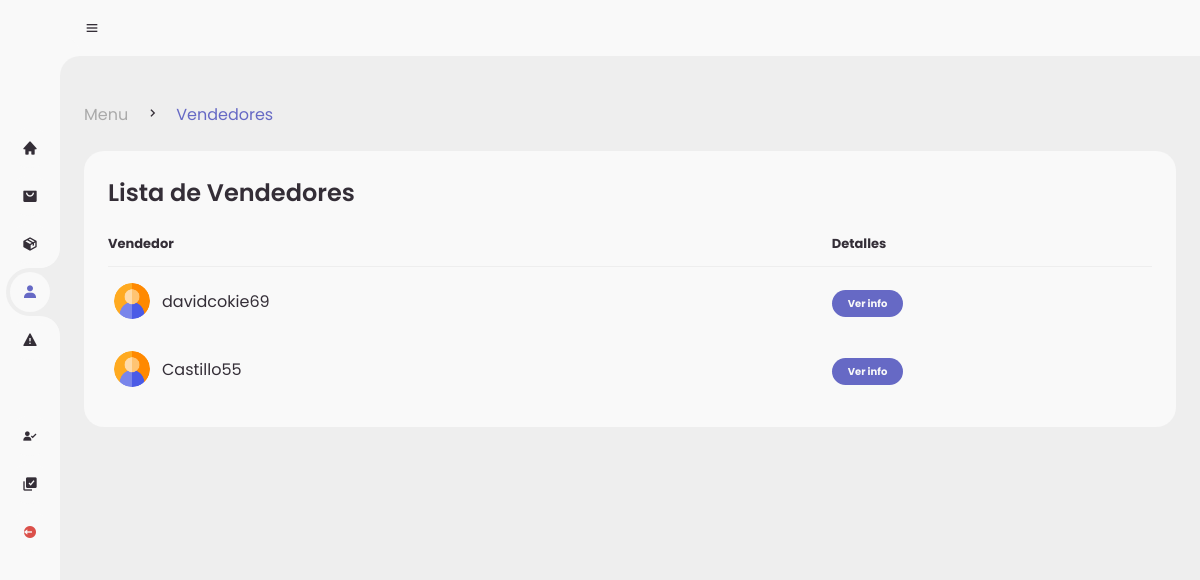
The page /admin/sellers.php on the database as committed earlier.
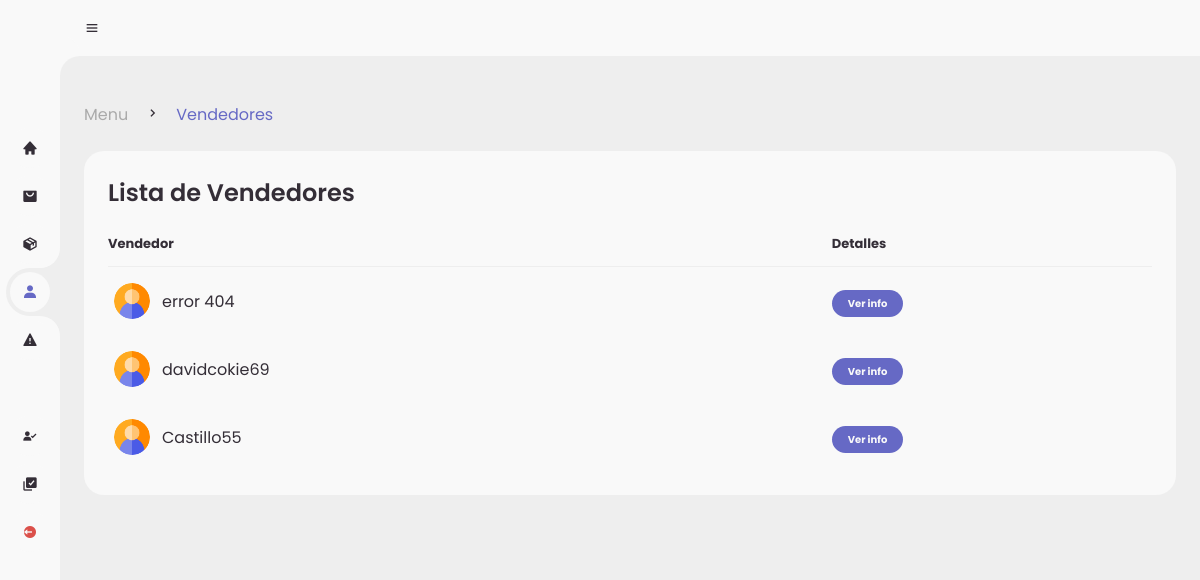
The same page on the database as committed later.
### tables this page shows
CREATE TABLE `reg_sellers` (
  `IDregseller` int(11) NOT NULL,
  `Nombre` varchar(255) NOT NULL,
  `apellidos` varchar(255) NOT NULL,
  `nickname` varchar(255) NOT NULL,
  `lada` int(4) NOT NULL,
  `telefono` varchar(20) NOT NULL,
  `telefonoref` varchar(20) NOT NULL,
  `domicilio` varchar(255) NOT NULL,
  `postal` varchar(10) NOT NULL,
  `identificador` varchar(255) NOT NULL,
  `solicitud` varchar(50) NOT NULL,
  `ID_registro` int(11) DEFAULT NULL
);

### admin/sellers.php (the view, shortened to what this page needs)
<!DOCTYPE html>
<?php
include('../global/conexion.php');
?>
<html lang="en">
<head>
	<link href='https://unpkg.com/boxicons@2.0.9/css/boxicons.min.css' rel='stylesheet'>
	<link rel="stylesheet" href="style.css">
</head>
<body>
	<section id="sidebar">
		<a href="./menu.php" class="brand">
		</a>
		<ul class="side-menu top">
			<li >
				<a href="./menu.php">
					<i class='bx bxs-home' ></i>
				</a>
			</li>
			<li>
				<a href="./orders.php">
					<i class='bx bxs-shopping-bag-alt' ></i>
				</a>
			</li>
			<li>
				<a href="./products.php">
					<i class='bx bxs-package'></i>
				</a>
			</li>
			<li class="active">
				<a href="./sellers.php">
					<i class='bx bxs-user' ></i>
				</a>
			</li>
			<li>
				<a href="./reports.php">
					<i class='bx bxs-error' ></i>
				</a>
			</li>
		</ul>
		<ul class="side-menu">
			<li>
				<a href="./reg-vendedores.php">
					<i class='bx bxs-user-check' ></i>
				</a>
			</li>
			<li>
				<a href="./reg-productos.php">
					<i class='bx bxs-select-multiple' ></i>
				</a>
			</li>
			<li>
				<a href="../global/logout.php" class="logout">
					<i class='bx bxs-log-out-circle' ></i>
				</a>
			</li>
		</ul>
	</section>
	<section id="content">
		<nav>
			<i class='bx bx-menu' ></i>
		</nav>
		<main>
			<div class="head-title">
				<div class="left">
					<ul class="breadcrumb">
						<li>
							<a href="./menu.php">Menu</a>
						</li>
						<li><i class='bx bx-chevron-right' ></i></li>
						<li>
							<a class="active" href="./sellers.php">Vendedores</a>
						</li>
					</ul>
				</div>
			</div>
			<div class="table-data">
				<div class="order">
					<div class="head">
						<h3>Lista de Vendedores</h3>
					</div>
					<table>
						<thead>
							<tr>
								<th>Vendedor</th>
								<th>Detalles</th>
							</tr>
						</thead>
						<tbody>
                        <?php
                        $query = mysqli_query($conn,"SELECT * FROM reg_sellers WHERE solicitud = 'Aprobado' ORDER BY rand()");
                        while($data = mysqli_fetch_array($query)){
                        ?>
							<tr>
								<td>
									<img src="../assets/utilities/usuario.png">
									<p><?php echo $data['nickname']?></p>
								</td>
								<td><a href="./pages/det-sellers.php?seller=<?php echo $data['IDregseller']?>"><span class="status completed">Ver info</span></a></td>
							</tr>
						<?php }?>
						</tbody>
					</table>
				</div>
		</main>
	</section>
</body>
</html>

Rows that differ between the two databases and show on the page:
added reg_sellers: nickname "error 404"
